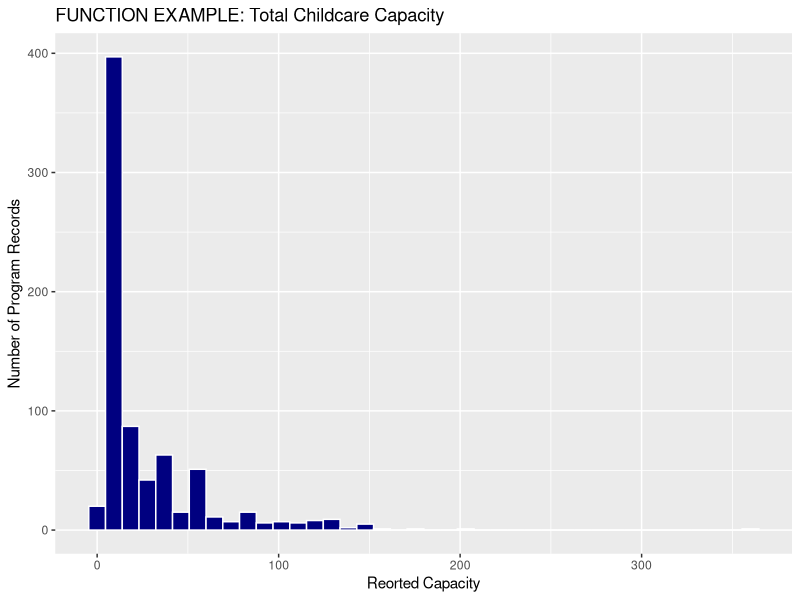
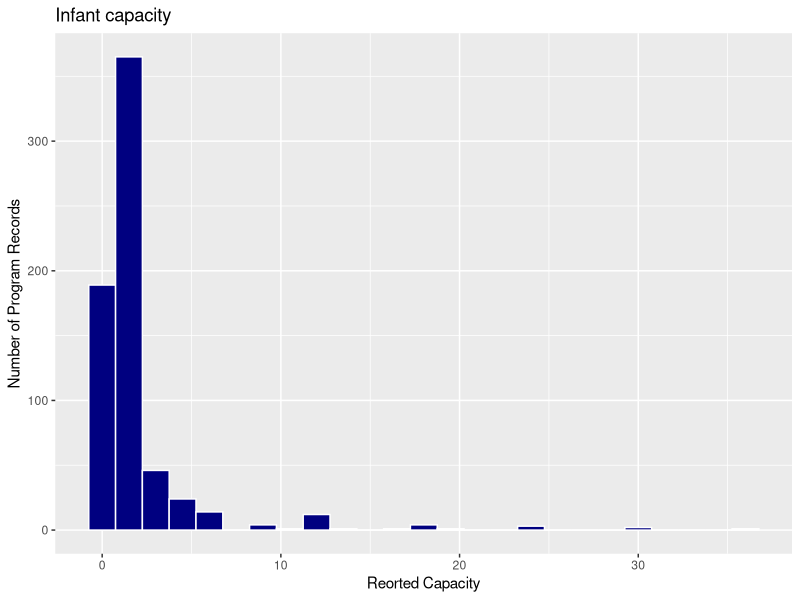
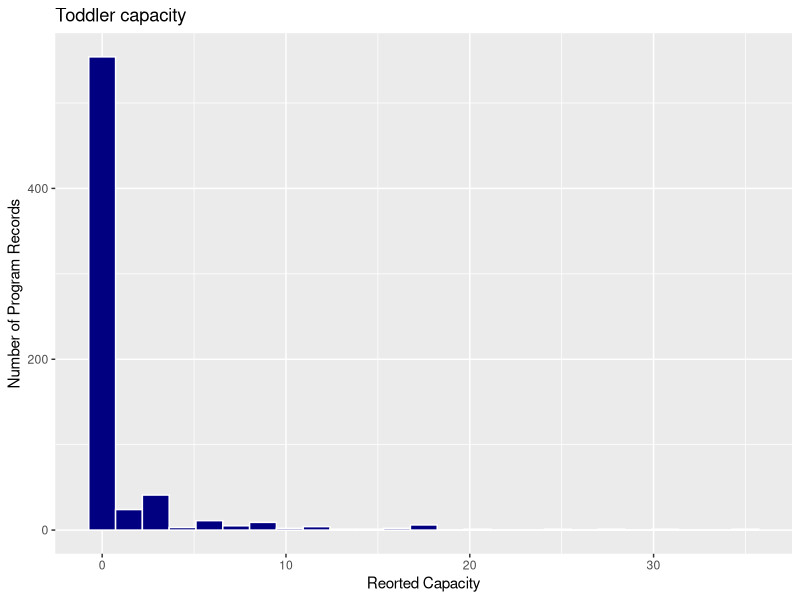
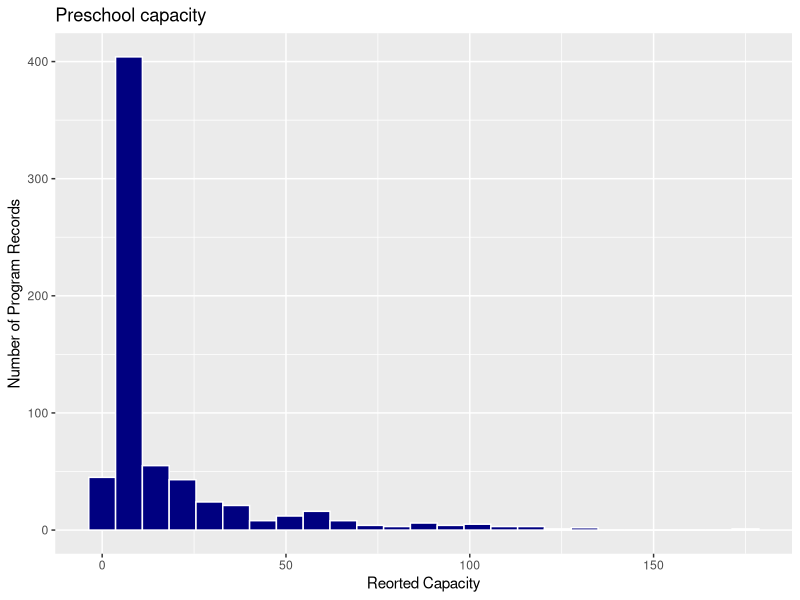
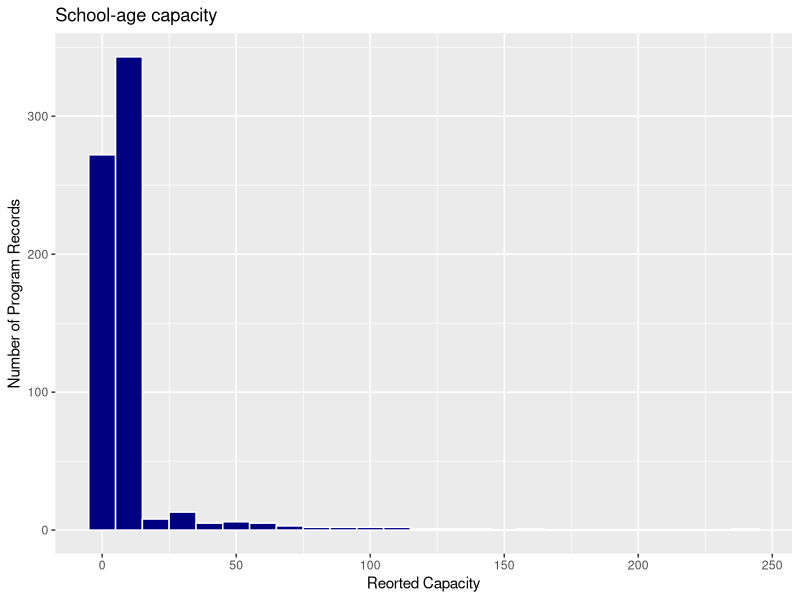
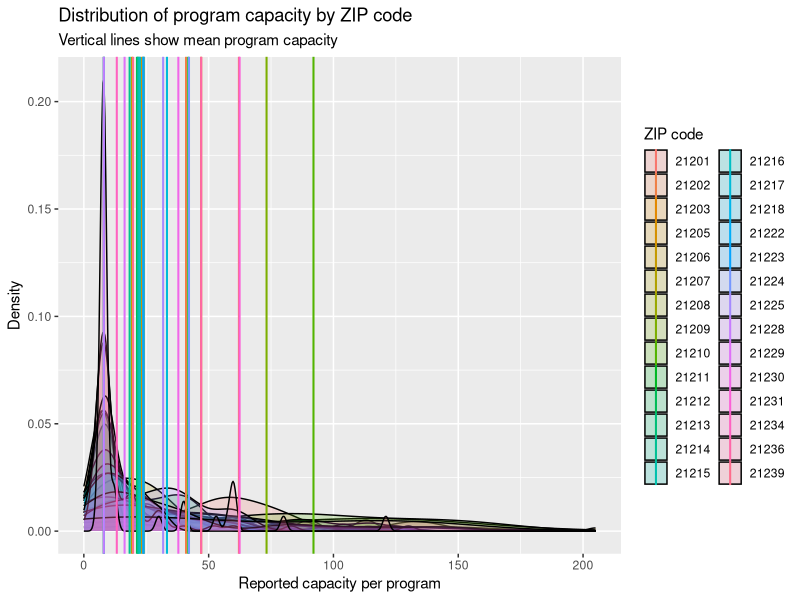
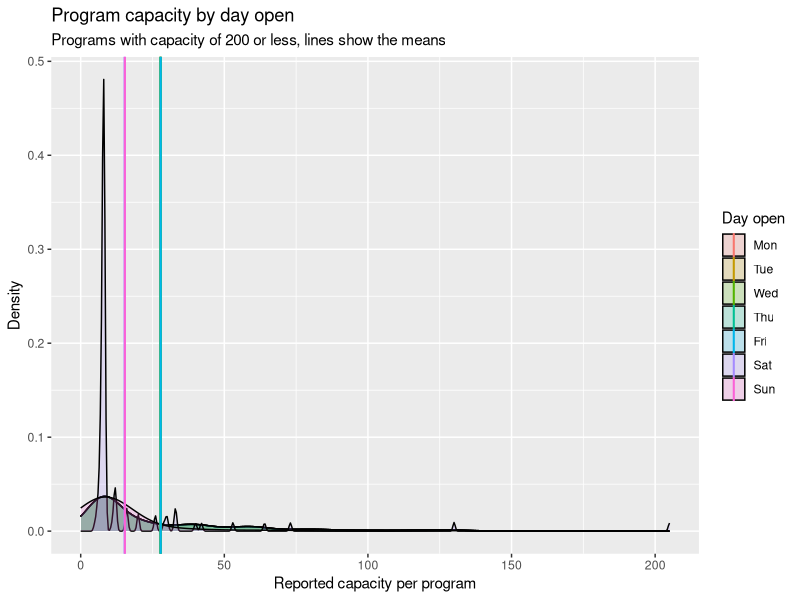
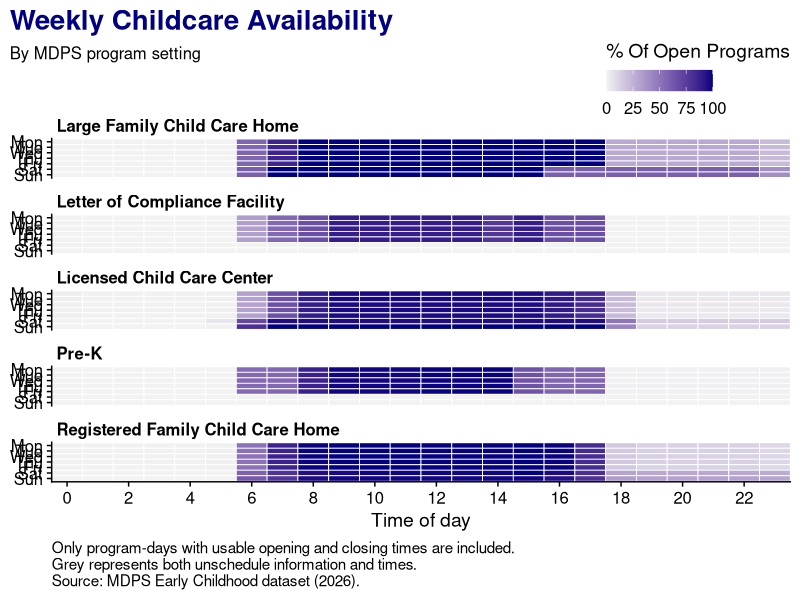

These charts were generated, in order, by the following R code:
## ---- chunk 1
#| label: setup

library(ggplot2)
library(dplyr)
library(cowplot)

## ---- chunk 2
#| label: import-data

childcare_eda <- read.csv(
  "../data/MDPS Early Childhood Dev.csv",
  stringsAsFactors = FALSE
) |>
  filter(
    !is.na(address),
    address != ""
  )
## ---- chunk 3
#| label: inspect-data

# chunk option results='hide', results to long. 

dim(childcare_eda)
names(childcare_eda)
summary(childcare_eda)
## ---- chunk 4
#| label: Summary_2

childcare_eda |> 
  dplyr::count(gen_program_setting_detail, sort = TRUE)
## ---- chunk 5
#| label: Summary_3

childcare_eda |> 
  dplyr::count(zipcode, sort = TRUE)
## ---- chunk 6
#| label: Histogram_Function

capacity_histogram <- function(variable, bins = 40){ 
  ggplot(childcare_eda, aes(x = {{ variable }}))+
    geom_histogram(
      bins = bins, fill = "navy", color = "white"
    ) + 
    labs(
      x = "Reorted Capacity", y = "Number of Program Records"
    )
}

capacity_histogram(total_capacity_1) + 
  labs(title = "FUNCTION EXAMPLE: Total Childcare Capacity")
## ---- chunk 7
#| label: infant-capacity-histogram

childcare_eda$Infant.Capacity.. <- as.numeric(
  as.character(childcare_eda$Infant.Capacity..)) 
capacity_histogram(Infant.Capacity.., bins = 25) +
  labs(title = "Infant capacity")

capacity_histogram(Center.Toddler.Capacity, bins = 25) +
  labs(title = "Toddler capacity")

capacity_histogram(Preschool.Capacity, bins = 25) +
  labs(title = "Preschool capacity")

capacity_histogram(School.Age..capacity..., bins = 25) +
  labs(title = "School-age capacity")
## ---- chunk 8
#| label: Density_Zip-capacity

# https://umbc-viz.github.io/ges778/extras/summarizing.html

programs_zip <- childcare_eda |> 
  dplyr::filter(
    zipcode %in% c(zipcode),
    !is.na(total_capacity_1),
    total_capacity_1 <= 300
  ) |>
  dplyr::mutate(
    zipcode = as.character(zipcode)
  )

zip_avg <- programs_zip |>
  dplyr::group_by(zipcode) |>
  dplyr::summarise(
    capacity_mean = mean(total_capacity_1)
  )

zip_avg
## ---- chunk 9
#| label: Density_Zip-capacity_chart

ggplot(
  programs_zip,
  aes(x = total_capacity_1, fill = zipcode)
) + 
  geom_density(alpha = 0.2)+
  geom_vline(
    aes(xintercept = capacity_mean, color = zipcode),
    data = zip_avg,
    linewidth = 0.7
  ) + 
  labs(
    title = "Distribution of program capacity by ZIP code",
    subtitle = "Vertical lines show mean program capacity",
    x = "Reported capacity per program",
    y = "Density",
    fill = "ZIP code",
    color = "ZIP code"
  )
## ---- chunk 10
#| label: Capcity_Days-Open

program_day <- childcare_eda |>
  dplyr::filter(
    !is.na(total_capacity_1),
    total_capacity_1 <= 300
  ) |>
  tidyr::pivot_longer(
    cols = c(
      
      Monday.Open,
      Tuesday.Open,
      Wednesday.Open,
      Thursday.Open,
      Friday.Open,
      Saturday.Open,
      Sunday.Open
    ),
    names_to = "day",
    values_to = "open"
  ) |>
  dplyr::filter(open == "Yes") |>
  dplyr::mutate(
    day = factor(
      day,
      levels = c(
        "Monday.Open",
        "Tuesday.Open",
        "Wednesday.Open",
        "Thursday.Open",
        "Friday.Open",
        "Saturday.Open",
        "Sunday.Open"
      ),
      labels = c(
        "Mon",
        "Tue",
        "Wed",
        "Thu",
        "Fri",
        "Sat",
        "Sun"
      )
    )
  )

program_day_avg <- program_day |>
  dplyr::group_by(day) |>
  dplyr::summarise(
    capacity_mean = mean(total_capacity_1)
  )

program_day_avg
## ---- chunk 11
#| label: Capcity_Days-Open_Chart

ggplot(
  program_day,
  aes(x = total_capacity_1, fill = day)
) +
  geom_density(alpha = 0.2) +
  geom_vline(
    aes(xintercept = capacity_mean, color = day),
    data = program_day_avg,
    linewidth = 0.7
  ) +
  labs(
    title = "Program capacity by day open",
    subtitle = "Programs with capacity of 200 or less, lines show the means",
    x = "Reported capacity per program",
    y = "Density",
    fill = "Day open",
    color = "Day open"
  )
## ---- chunk 12
#| label: heatmap_program-avaibility-setup

day_order <- c(
  "Monday", "Tuesday", "Wednesday", "Thursday",
  "Friday", "Saturday", "Sunday"
)

availability <- childcare_eda |>
  select(
    setting = gen_program_setting_detail,
    ends_with(".Time")
  ) |>
  tidyr::pivot_longer(
    cols = ends_with(".Time"),
    names_to = c("day", ".value", NA),
    names_sep = "\\."
  ) |>
  mutate(
    opening = as.numeric(as.difftime(trimws(Start), units = "hours")),
    closing = as.numeric(as.difftime(trimws(End), units = "hours")),
    day = factor(day, levels = day_order)
  ) |>
  tidyr::drop_na(opening, closing) |>
  tidyr::uncount(24, .id = "hour") |>
  mutate(
    hour = hour - 1,
    open = ifelse(
      closing < opening,
      hour >= opening | hour < closing,
      hour >= opening & hour < closing
    )
  ) |>
  group_by(setting, day, hour) |>
  summarise(
    percent_open = mean(open) * 100,
    .groups = "drop"
  ) |>
  tidyr::complete(setting, day, hour = 0:23)
## ---- chunk 13
#| label: heatmap_program-avaibility
#| fig-width: 9
#| fig-height: 10

ggplot(
  availability,
  aes(x = hour, y = day, fill = percent_open)
) +
  geom_tile(color = "white", linewidth = 0.3) +
  facet_wrap(~ setting, ncol = 1) +
  scale_x_continuous(
    breaks = seq(0, 23, 2),
    expand = c(0, 0)
  ) +
  scale_y_discrete(
    limits = rev(day_order),
    labels = function(x) substr(x, 1, 3),
    drop = FALSE
  ) +
  scale_fill_gradient(
    low = "grey95",
    high = "navy",
    limits = c(0, 100),
    na.value = "grey95"
  ) +
  guides(
    fill = guide_colorbar(
      direction = "horizontal",
      title.position = "top",
      title.hjust = 0
    )
  ) +
  labs(
    title = "Weekly Childcare Availability",
    subtitle = "By MDPS program setting",
    x = "Time of day",
    y = NULL,
    fill = "% Of Open Programs",
    caption = paste0(
      "Only program-days with usable opening and closing times are included.\n",
      "Grey represents both unschedule information and times.\n",
      "Source: MDPS Early Childhood dataset (2026)."
    )
  ) +
  theme_cowplot() +
  theme(
    panel.grid = element_blank(),
    strip.background = element_blank(),
    strip.text.x = element_text(
      face = "bold", hjust = 0, size = 12),
    plot.title.position = "plot",
    plot.title = element_text(
      face = "bold", size = 20, color = "navy"),
    plot.subtitle = element_text(margin = margin(b = 35)),
    legend.position = "inside",
    legend.position.inside = c(1, 1.06),
    legend.justification = c(1, 0),
    legend.background = element_blank(),
    plot.caption = element_text(hjust = 0)
  )
## ---- chunk 14
#| label: availability-weekdays-weekends
#| fig-width: 9
#| fig-height: 6

availability |>
  mutate(
    day_group = ifelse(
      day %in% c("Saturday", "Sunday"),
      "Weekends",
      "Weekdays"
    )
  ) |>
  group_by(setting, day_group, hour) |>
  summarise(
    percent_open = mean(percent_open, na.rm = TRUE),
    .groups = "drop"
  ) |>
  ggplot(aes(x = hour, y = percent_open, color = setting)) +
  geom_line(linewidth = 1, na.rm = TRUE) +
  facet_wrap(~ day_group) +
  scale_x_continuous(
    breaks = seq(0, 23, 4),
    expand = c(0, 0)
  ) +
  scale_y_continuous(
    limits = c(0, 100),
    breaks = seq(0, 100, 25)
  ) +
  scale_color_manual(
  values = colorRampPalette(c("navy", "#808000"))(
    dplyr::n_distinct(availability$setting)
  )
) +
  labs(
    title = "Weekday and Weekend Childcare Availability",
    subtitle = "By MDPS program setting",
    x = "Time Of Day",
    y = "% of Open Programs",
    color = NULL,
    caption = paste0(
      "Daily percentages are averaged equally within weekdays and weekends; missing days are excluded.\n",
      "Only program-days with usable opening and closing times are included.\n",
      "Source: MDPS Early Childhood dataset (2026)."
    )
  ) +
  theme_cowplot() +
  theme(
    panel.grid = element_blank(),
    strip.background = element_blank(),
    strip.text = element_text(face = "bold", hjust = 0, size = 12),
    plot.title.position = "plot",
    plot.title = element_text(face = "bold", size = 20, color = "navy"),
    legend.position = "bottom",
    plot.caption = element_text(hjust = 0)
  ) +
  guides(color = guide_legend(ncol = 2))
## ---- chunk 15
#| label: program-setting-share-setup

program_setting_chart <- childcare_eda |>
  filter(!is.na(zipcode)) |>
  ggplot(
    aes(
      x = factor(zipcode),
      fill = gen_program_setting_detail
    )
  ) +
  geom_bar(position = "fill")
## ---- chunk 16
#| label: program-setting-share-chart
#| fig-width: 10
#| fig-height: 7

program_setting_chart +
  scale_y_continuous(
    labels = scales::percent,
    expand = expansion(mult = c(0, 0.05))
  ) +
  guides(fill = guide_legend(reverse = TRUE)) +
  scale_fill_manual(
  values = colorRampPalette(c("navy", "grey95"))(
    dplyr::n_distinct(childcare_eda$gen_program_setting_detail)
  )
) +
  labs(
    x = "ZIP code",
    y = NULL,
    fill = NULL,
    title = "Childcare Program Settings by ZIP Code",
    subtitle = "Share of program records in each setting",
    caption = "Source: MDPS Early Childhood dataset (2026)."
  ) +
  theme_minimal(base_size = 13) +
  theme(
    panel.grid.major.x = element_blank(),
    panel.grid.minor = element_blank(),
    panel.grid.major.y = element_line(color = "black"),
    plot.title.position = "plot",
    plot.title = element_text(face = "bold", size = 20, color = "navy"),
    plot.caption.position = "plot",
    plot.caption = element_text(
      hjust = 0,
      margin = margin(t = 8)
    ),
    axis.text.x = element_text(angle = 45, hjust = 1),
    legend.justification = c(1, 0.95),
    legend.key.width = grid::unit(1.5, "lines"),
    legend.key.height = grid::unit(1, "lines"),
    legend.key.spacing.y = grid::unit(0.1, "lines")
  )
